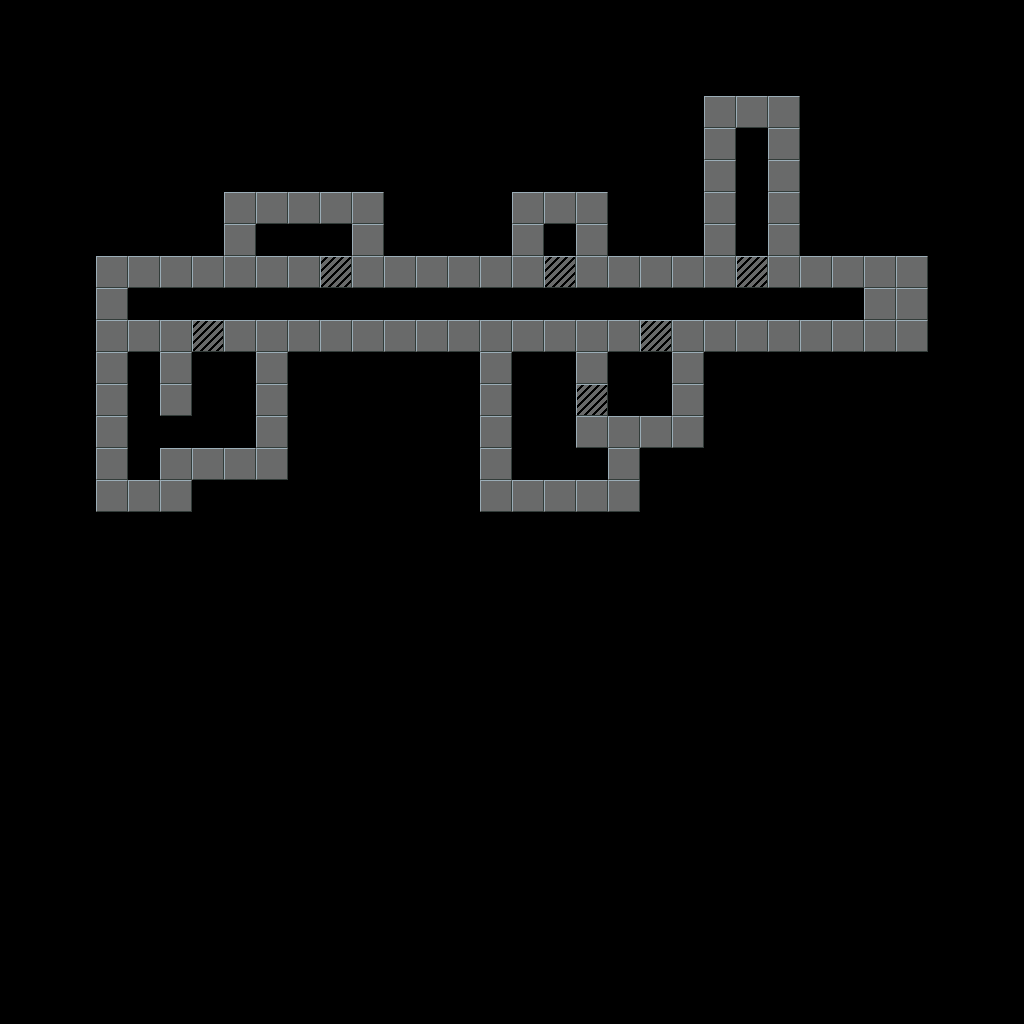

This game map was drawn from its Tiled (.tmx) file and the tilesets committed beside it. A one-line description and the trimmed map source follow:
An orthogonal 32x32 tile map with 32x32 px tiles, 2 tile layers (Walls, BoundaryWalls) and 29 objects.

<map version="1.8" tiledversion="1.8.2" orientation="orthogonal" renderorder="right-down" width="32" height="32" tilewidth="32" tileheight="32" infinite="0" nextlayerid="6" nextobjectid="229">
 <editorsettings>
  <export target="../src/files/areas/dungeon-9.lua" format="custom" />
 </editorsettings>
 <properties>
  <property name="ceiling" type="int" value="1" />
  <property name="id" value="dungeon-9" />
  <property name="name" value="Dungeon 9" />
  <property name="tileset" value="dungeon" />
 </properties>
 <tileset firstgid="1" source="MainTiles.tsx" />
 <layer id="1" name="Walls" width="32" height="32">
  <data>[1024 cells, 112 non-empty, 2 distinct tile ids]</data>
 </layer>
 <layer id="5" name="BoundaryWalls" width="32" height="32">
  <data>[1024 cells, 0 non-empty, 0 distinct tile ids]</data>
 </layer>
 <objectgroup id="2" name="Object Layer 1">
  <object id="34" gid="4" x="800" y="320" width="32" height="32" />
  <object id="170" gid="36" x="544" y="256" width="32" height="32">
   <properties>
    <property name="direction" type="int" value="1" />
    <property name="gold" type="int" value="16" />
    <property name="id" value="dungeon-9_ca0c627c-e9bd-e494-9fcb-1c8d1cab1d1d" />
    <property name="loot" value="" />
   </properties>
  </object>
  <object id="204" gid="36" x="736" y="160" width="32" height="32">
   <properties>
    <property name="direction" type="int" value="1" />
    <property name="gold" type="int" value="3" />
    <property name="id" value="dungeon-9_4115659e-ea44-c0a9-40eb-d53607b4f933" />
    <property name="loot" value="mana-potion" />
   </properties>
  </object>
  <object id="174" gid="17" x="128" y="480" width="32" height="32">
   <properties>
    <property name="gold" type="int" value="40" />
    <property name="id" value="dungeon-9_c299a14d-f873-e1b4-90aa-d6f9df21543b" />
    <property name="loot" value="helmet-3:sword-5:key-3" />
   </properties>
  </object>
  <object id="185" gid="11" x="224" y="416" width="32" height="32">
   <properties>
    <property name="attack" type="int" value="3" />
    <property name="defence" type="int" value="2" />
    <property name="health" type="int" value="20" />
    <property name="health_max" type="int" value="20" />
    <property name="id" value="dungeon-9_1e709e21-3879-2174-b787-9dc3e20dbb55" />
    <property name="wanderer" type="int" value="1" />
   </properties>
  </object>
  <object id="202" gid="11" x="128" y="448" width="32" height="32">
   <properties>
    <property name="attack" type="int" value="3" />
    <property name="defence" type="int" value="2" />
    <property name="health" type="int" value="20" />
    <property name="health_max" type="int" value="20" />
    <property name="id" value="dungeon-9_229ad80f-0dc6-2560-dc1b-598c55f5e143" />
    <property name="wanderer" type="int" value="1" />
   </properties>
  </object>
  <object id="187" gid="11" x="544" y="480" width="32" height="32">
   <properties>
    <property name="attack" type="int" value="3" />
    <property name="defence" type="int" value="2" />
    <property name="health" type="int" value="20" />
    <property name="health_max" type="int" value="20" />
    <property name="id" value="dungeon-9_8a09dd9e-bbc1-e890-b4e0-6996e6592186" />
    <property name="wanderer" type="int" value="1" />
   </properties>
  </object>
  <object id="206" gid="11" x="704" y="320" width="32" height="32">
   <properties>
    <property name="attack" type="int" value="3" />
    <property name="defence" type="int" value="2" />
    <property name="health" type="int" value="20" />
    <property name="health_max" type="int" value="20" />
    <property name="id" value="dungeon-9_aba574fb-7bc3-5f18-3d98-559be42c0dd5" />
    <property name="wanderer" type="int" value="1" />
   </properties>
  </object>
  <object id="191" gid="11" x="512" y="416" width="32" height="32">
   <properties>
    <property name="attack" type="int" value="3" />
    <property name="defence" type="int" value="2" />
    <property name="health" type="int" value="20" />
    <property name="health_max" type="int" value="20" />
    <property name="id" value="dungeon-9_f98cc750-cb8b-6476-e7dd-0c0647b5fc48" />
    <property name="wanderer" type="int" value="1" />
   </properties>
  </object>
  <object id="207" gid="11" x="736" y="192" width="32" height="32">
   <properties>
    <property name="attack" type="int" value="3" />
    <property name="defence" type="int" value="2" />
    <property name="health" type="int" value="20" />
    <property name="health_max" type="int" value="20" />
    <property name="id" value="dungeon-9_169844f4-7fa2-7343-2d17-d9cec20834b7" />
    <property name="wanderer" type="int" value="1" />
   </properties>
  </object>
  <object id="208" gid="11" x="256" y="320" width="32" height="32">
   <properties>
    <property name="attack" type="int" value="3" />
    <property name="defence" type="int" value="2" />
    <property name="health" type="int" value="20" />
    <property name="health_max" type="int" value="20" />
    <property name="id" value="dungeon-9_857c31a0-2f2c-3ff5-3526-2781efac56d0" />
    <property name="wanderer" type="int" value="1" />
   </properties>
  </object>
  <object id="213" gid="11" x="192" y="448" width="32" height="32">
   <properties>
    <property name="attack" type="int" value="3" />
    <property name="defence" type="int" value="2" />
    <property name="health" type="int" value="20" />
    <property name="health_max" type="int" value="20" />
    <property name="id" value="dungeon-9_6d192a2e-a74e-9914-c01c-912730062c4e" />
    <property name="wanderer" type="int" value="1" />
   </properties>
  </object>
  <object id="190" gid="36" x="128" y="384" width="32" height="32">
   <properties>
    <property name="direction" type="int" value="2" />
    <property name="gold" type="int" value="0" />
    <property name="id" value="dungeon-9_501f08f1-7295-b58a-945e-55da67423695" />
    <property name="loot" value="mana-potion" />
   </properties>
  </object>
  <object id="203" gid="36" x="640" y="416" width="32" height="32">
   <properties>
    <property name="direction" type="int" value="1" />
    <property name="gold" type="int" value="38" />
    <property name="id" value="dungeon-9_8425069c-8cd4-dc68-f552-17532562e0d3" />
    <property name="loot" value="" />
   </properties>
  </object>
  <object id="200" gid="36" x="224" y="448" width="32" height="32">
   <properties>
    <property name="direction" type="int" value="2" />
    <property name="gold" type="int" value="0" />
    <property name="id" value="dungeon-9_03294a92-5c15-2a95-580e-4fa6f5c40a37" />
    <property name="loot" value="" />
   </properties>
  </object>
  <object id="194" gid="36" x="256" y="256" width="32" height="32">
   <properties>
    <property name="direction" type="int" value="2" />
    <property name="gold" type="int" value="0" />
    <property name="id" value="dungeon-9_d29e523a-ef9e-ac08-204d-fd2d89692593" />
    <property name="loot" value="mana-potion:necklace-3" />
   </properties>
  </object>
  <object id="196" gid="36" x="512" y="384" width="32" height="32">
   <properties>
    <property name="direction" type="int" value="1" />
    <property name="gold" type="int" value="0" />
    <property name="id" value="dungeon-9_06c200ae-1c0e-d651-d080-98406bea70f0" />
    <property name="loot" value="belt-3" />
   </properties>
  </object>
  </objectgroup>
</map>
<!-- 12 of 29 objects omitted -->
